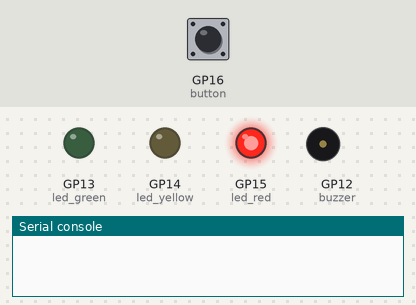
A program run on a simulated Raspberry Pi Pico running MicroPython. On the bench: output pins drawn as LEDs (lit = HIGH), buzzer (waves = sounding, pin HIGH), the last lines printed to the serial console. The inputs (shaded band) are chosen by the test bench; at power-on: GP16 (button) LOW. Threads take turns every 2 ms.

Above: at 1.2 s.
1.3 s: GP16 (button) pulled HIGH for 0.15 s
At 6.8 s:
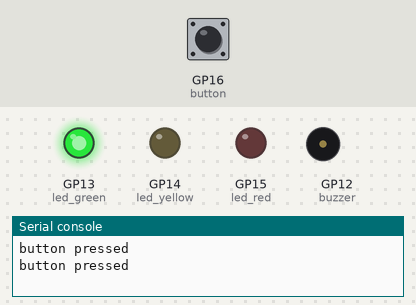
At 11.8 s:
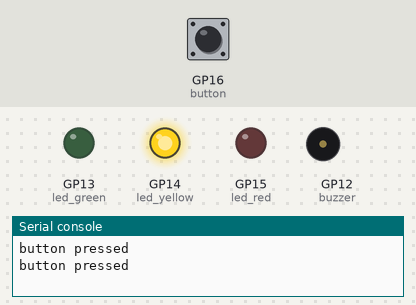
Timing chart, 0 to 19.3 s (numbered marks = the images above; inputs shaded):
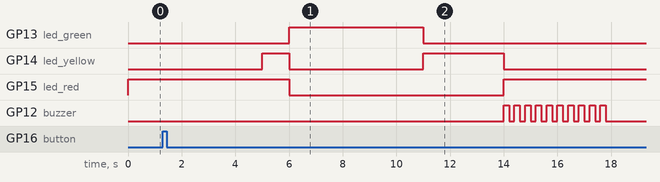

The program:

traffic_light.py
```python
import machine
import utime
import _thread

led_red = machine.Pin(15, machine.Pin.OUT)
led_yellow = machine.Pin(14, machine.Pin.OUT)
led_green = machine.Pin(13, machine.Pin.OUT)
button = machine.Pin(16, machine.Pin.IN, machine.Pin.PULL_DOWN)
buzzer = machine.Pin(12, machine.Pin.OUT)

global button_pressed
button_pressed = False

def button_reader_thread():
    global button_pressed
    while True:
        if button.value() == 1:
            button_pressed = True
            print("button pressed")
        utime.sleep(0.1)
_thread.start_new_thread(button_reader_thread, ())

while True:
    if button_pressed == True:
        led_red.value(1)
        for i in range(10):
            buzzer.value(1)
            utime.sleep(0.2)
            buzzer.value(0)
            utime.sleep(0.2)
        global button_pressed
        button_pressed = False
    led_red.value(1)
    utime.sleep(5)
    led_yellow.value(1)
    utime.sleep(1)
    led_red.value(0)
    led_yellow.value(0)
    led_green.value(1)
    utime.sleep(5)
    led_green.value(0)
    led_yellow.value(1)
    utime.sleep(3)
    led_yellow.value(0)
    led_red.value(1)
```

Measured:
- after the input at 1.3 s, GP14 (led_yellow): goes on until 14.0 s, then stays LOW; GP12 (buzzer): alternates HIGH for 0.20 s and LOW for 0.20 s, 20 changes in all, then stays LOW, starting after 12.7 s
